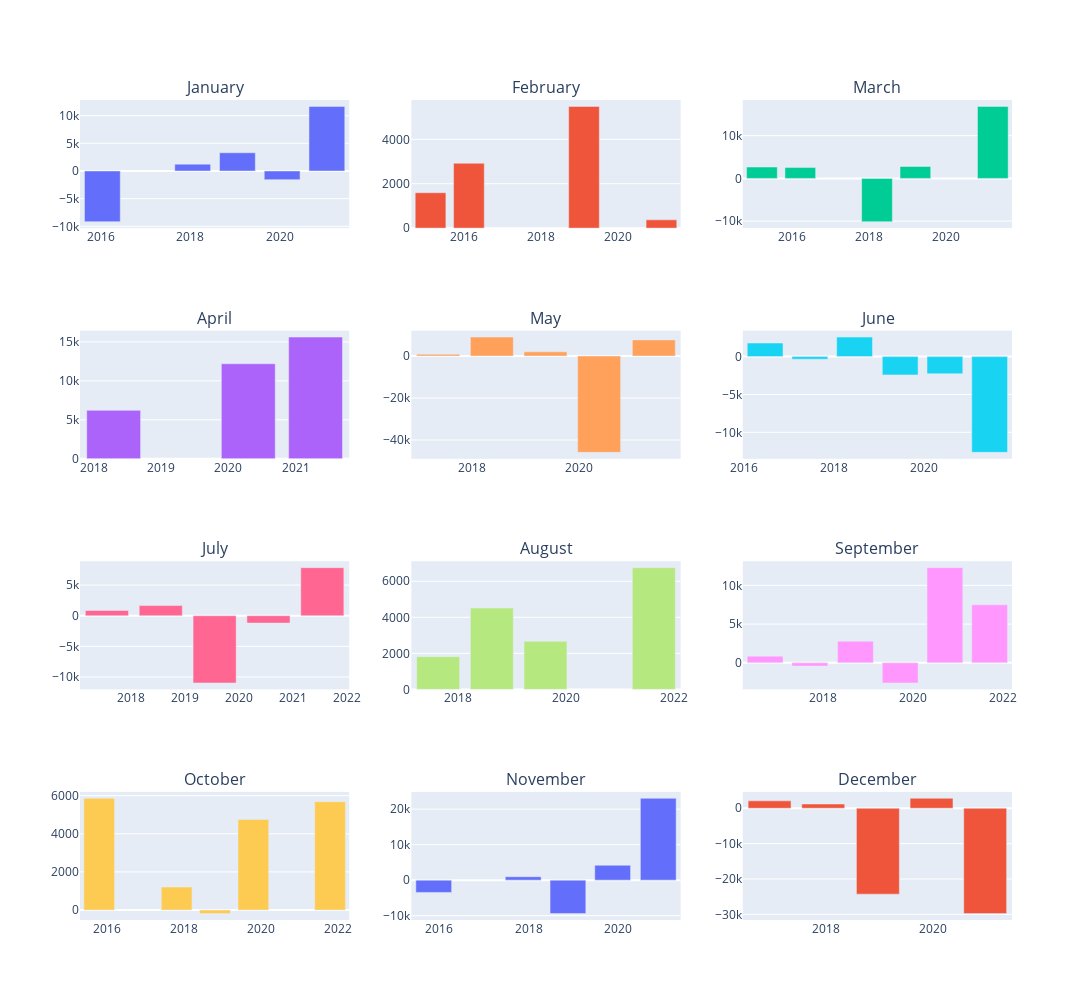

Here is the notebook cell this chart was saved with:
### Markdown cell above
Finally, we plot the returns from the strategy per months to see whether there is a tendency for short iron condor strategy to be mostly profitable or losable during certain months on regularly basis.

### Code cell
fig = make_subplots(rows=4, cols=3, subplot_titles = ['January', 'February', 'March', 'April', 'May', 'June', 'July', 'August', 'September', 'October', 'November', 'December'] )

n = 0
for i in range(1,5):
    for j in range(1, 4):
        n += 1
        x = df1['Exp_date'].loc[(df1['Exp_date'].dt.month==n)]
        y = df1['Total Profit/Loss'].loc[(df1['Exp_date'].dt.month==n)]
        fig.add_trace(
            go.Bar(x=x , y=y,showlegend=False),
            row=i, col=j
        )
fig.update_layout(height=1000, width=1100)

fig.show()

### Figure 1 — Plotly figure (JSON) as saved in the notebook; plotly's stock layout.template omitted (floating-point values rounded to 4 significant figures)
{"data": [{"showlegend": false, "type": "bar", "x": ["2016-01-15T00:00:00", "2018-01-19T00:00:00", "2019-01-18T00:00:00", "2020-01-17T00:00:00", "2021-01-15T00:00:00"], "xaxis": "x", "y": [-9169.0, 1239, 3297, -1565, 11670], "yaxis": "y"}, {"showlegend": false, "type": "bar", "x": ["2015-02-20T00:00:00", "2016-02-19T00:00:00", "2019-02-15T00:00:00", "2021-02-19T00:00:00"], "xaxis": "x2", "y": [1595, 2921, 5483.0, 374], "yaxis": "y2"}, {"showlegend": false, "type": "bar", "x": ["2015-03-20T00:00:00", "2016-03-18T00:00:00", "2018-03-16T00:00:00", "2019-03-15T00:00:00", "2021-03-19T00:00:00"], "xaxis": "x3", "y": [2662, 2541, -10136, 2801, 16850], "yaxis": "y3"}, {"showlegend": false, "type": "bar", "x": ["2018-04-20T00:00:00", "2020-04-17T00:00:00", "2021-04-16T00:00:00"], "xaxis": "x4", "y": [6213.0, 12195, 15625], "yaxis": "y4"}, {"showlegend": false, "type": "bar", "x": ["2017-05-19T00:00:00", "2018-05-18T00:00:00", "2019-05-17T00:00:00", "2020-05-15T00:00:00", "2021-05-21T00:00:00"], "xaxis": "x5", "y": [801, 9043, 2003, -45870.0, 7681], "yaxis": "y5"}, {"showlegend": false, "type": "bar", "x": ["2016-06-17T00:00:00", "2017-06-16T00:00:00", "2018-06-15T00:00:00", "2019-06-21T00:00:00", "2020-06-19T00:00:00", "2021-06-18T00:00:00"], "xaxis": "x6", "y": [1792, -348, 2584, -2420, -2260, -12647], "yaxis": "y6"}, {"showlegend": false, "type": "bar", "x": ["2017-07-21T00:00:00", "2018-07-20T00:00:00", "2019-07-19T00:00:00", "2020-07-17T00:00:00", "2021-07-16T00:00:00"], "xaxis": "x7", "y": [864, 1663, -10970.0, -1197, 7848], "yaxis": "y7"}, {"showlegend": false, "type": "bar", "x": ["2017-08-18T00:00:00", "2018-08-17T00:00:00", "2019-08-16T00:00:00", "2021-08-20T00:00:00"], "xaxis": "x8", "y": [1817, 4514, 2665, 6757], "yaxis": "y8"}, {"showlegend": false, "type": "bar", "x": ["2016-09-16T00:00:00", "2017-09-15T00:00:00", "2018-09-21T00:00:00", "2019-09-20T00:00:00", "2020-09-18T00:00:00", "2021-09-17T00:00:00"], "xaxis": "x9", "y": [860, -423, 2780, -2604, 12285, 7480], "yaxis": "y9"}, {"showlegend": false, "type": "bar", "x": ["2015-10-16T00:00:00", "2017-10-20T00:00:00", "2018-10-19T00:00:00", "2019-10-18T00:00:00", "2021-10-15T00:00:00"], "xaxis": "x10", "y": [5863, 1209, -185, 4751, 5685.0], "yaxis": "y10"}, {"showlegend": false, "type": "bar", "x": ["2015-11-20T00:00:00", "2017-11-17T00:00:00", "2018-11-16T00:00:00", "2019-11-15T00:00:00", "2020-11-20T00:00:00"], "xaxis": "x11", "y": [-3451.0, 968, -9421, 4205, 23070], "yaxis": "y11"}, {"showlegend": false, "type": "bar", "x": ["2016-12-16T00:00:00", "2017-12-15T00:00:00", "2018-12-21T00:00:00", "2019-12-20T00:00:00", "2020-12-18T00:00:00"], "xaxis": "x12", "y": [2081, 1187, -24270.0, 2811, -29770.0], "yaxis": "y12"}], "layout": {"annotations": [{"font": {"size": 16}, "showarrow": false, "text": "January", "x": 0.1444, "xanchor": "center", "xref": "paper", "y": 1, "yanchor": "bottom", "yref": "paper"}, {"font": {"size": 16}, "showarrow": false, "text": "February", "x": 0.5, "xanchor": "center", "xref": "paper", "y": 1, "yanchor": "bottom", "yref": "paper"}, {"font": {"size": 16}, "showarrow": false, "text": "March", "x": 0.8556, "xanchor": "center", "xref": "paper", "y": 1, "yanchor": "bottom", "yref": "paper"}, {"font": {"size": 16}, "showarrow": false, "text": "April", "x": 0.1444, "xanchor": "center", "xref": "paper", "y": 0.7188, "yanchor": "bottom", "yref": "paper"}, {"font": {"size": 16}, "showarrow": false, "text": "May", "x": 0.5, "xanchor": "center", "xref": "paper", "y": 0.7188, "yanchor": "bottom", "yref": "paper"}, {"font": {"size": 16}, "showarrow": false, "text": "June", "x": 0.8556, "xanchor": "center", "xref": "paper", "y": 0.7188, "yanchor": "bottom", "yref": "paper"}, {"font": {"size": 16}, "showarrow": false, "text": "July", "x": 0.1444, "xanchor": "center", "xref": "paper", "y": 0.4375, "yanchor": "bottom", "yref": "paper"}, {"font": {"size": 16}, "showarrow": false, "text": "August", "x": 0.5, "xanchor": "center", "xref": "paper", "y": 0.4375, "yanchor": "bottom", "yref": "paper"}, {"font": {"size": 16}, "showarrow": false, "text": "September", "x": 0.8556, "xanchor": "center", "xref": "paper", "y": 0.4375, "yanchor": "bottom", "yref": "paper"}, {"font": {"size": 16}, "showarrow": false, "text": "October", "x": 0.1444, "xanchor": "center", "xref": "paper", "y": 0.1562, "yanchor": "bottom", "yref": "paper"}, {"font": {"size": 16}, "showarrow": false, "text": "November", "x": 0.5, "xanchor": "center", "xref": "paper", "y": 0.1562, "yanchor": "bottom", "yref": "paper"}, {"font": {"size": 16}, "showarrow": false, "text": "December", "x": 0.8556, "xanchor": "center", "xref": "paper", "y": 0.1562, "yanchor": "bottom", "yref": "paper"}], "height": 1000, "width": 1100, "xaxis": {"anchor": "y", "autorange": true, "domain": [0, 0.2889], "range": ["2015-07-17", "2021-07-16"], "type": "date"}, "xaxis10": {"anchor": "y10", "autorange": true, "domain": [0, 0.2889], "range": ["2015-04-17", "2022-04-15"], "type": "date"}, "xaxis11": {"anchor": "y11", "autorange": true, "domain": [0.3556, 0.6444], "range": ["2015-05-22", "2021-05-21"], "type": "date"}, "xaxis12": {"anchor": "y12", "autorange": true, "domain": [0.7111, 1], "range": ["2016-06-17", "2021-06-18"], "type": "date"}, "xaxis2": {"anchor": "y2", "autorange": true, "domain": [0.3556, 0.6444], "range": ["2014-08-22", "2021-08-20"], "type": "date"}, "xaxis3": {"anchor": "y3", "autorange": true, "domain": [0.7111, 1], "range": ["2014-09-19", "2021-09-17"], "type": "date"}, "xaxis4": {"anchor": "y4", "autorange": true, "domain": [0, 0.2889], "range": ["2017-10-20", "2021-10-15"], "type": "date"}, "xaxis5": {"anchor": "y5", "autorange": true, "domain": [0.3556, 0.6444], "range": ["2016-11-18", "2021-11-19"], "type": "date"}, "xaxis6": {"anchor": "y6", "autorange": true, "domain": [0.7111, 1], "range": ["2015-12-18", "2021-12-17"], "type": "date"}, "xaxis7": {"anchor": "y7", "autorange": true, "domain": [0, 0.2889], "range": ["2017-01-20", "2022-01-14"], "type": "date"}, "xaxis8": {"anchor": "y8", "autorange": true, "domain": [0.3556, 0.6444], "range": ["2017-02-17", "2022-02-18"], "type": "date"}, "xaxis9": {"anchor": "y9", "autorange": true, "domain": [0.7111, 1], "range": ["2016-03-18", "2022-03-18"], "type": "date"}, "yaxis": {"anchor": "x", "autorange": true, "domain": [0.8438, 1], "range": [-10330.0, 12830.0], "type": "linear"}, "yaxis10": {"anchor": "x10", "autorange": true, "domain": [0, 0.1562], "range": [-521, 6199], "type": "linear"}, "yaxis11": {"anchor": "x11", "autorange": true, "domain": [0, 0.1562], "range": [-11230.0, 24880.0], "type": "linear"}, "yaxis12": {"anchor": "x12", "autorange": true, "domain": [0, 0.1562], "range": [-31580.0, 4621.0], "type": "linear"}, "yaxis2": {"anchor": "x2", "autorange": true, "domain": [0.8438, 1], "range": [0, 5772.0], "type": "linear"}, "yaxis3": {"anchor": "x3", "autorange": true, "domain": [0.8438, 1], "range": [-11640.0, 18350.0], "type": "linear"}, "yaxis4": {"anchor": "x4", "autorange": true, "domain": [0.5625, 0.7188], "range": [0, 16450.0], "type": "linear"}, "yaxis5": {"anchor": "x5", "autorange": true, "domain": [0.5625, 0.7188], "range": [-48920.0, 12090.0], "type": "linear"}, "yaxis6": {"anchor": "x6", "autorange": true, "domain": [0.5625, 0.7188], "range": [-13490.0, 3430.0], "type": "linear"}, "yaxis7": {"anchor": "x7", "autorange": true, "domain": [0.2812, 0.4375], "range": [-12010.0, 8893.0], "type": "linear"}, "yaxis8": {"anchor": "x8", "autorange": true, "domain": [0.2812, 0.4375], "range": [0, 7113.0], "type": "linear"}, "yaxis9": {"anchor": "x9", "autorange": true, "domain": [0.2812, 0.4375], "range": [-3431.0, 13110.0], "type": "linear"}}}
